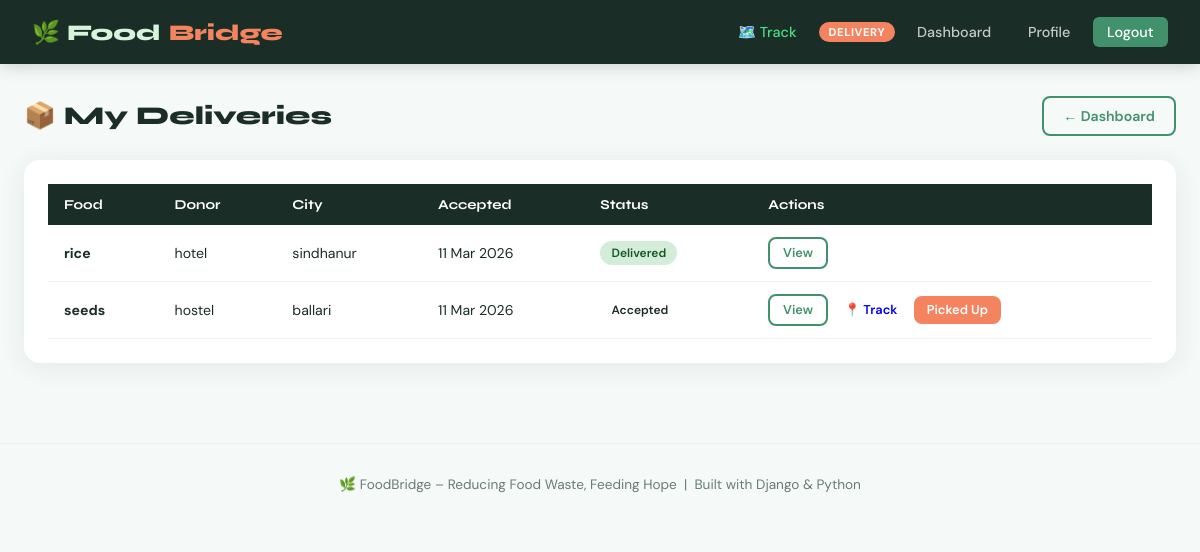
Page /delivery/my/ (signed in) on the committed database.
### core/models.py (models this page shows, shortened)
class UserProfile(models.Model):
    ROLE_CHOICES = [
        ('donor', 'Food Donor'),
        ('delivery', 'Delivery Agent'),
        ('receiver', 'Receiver'),
    ]
    user = models.OneToOneField(User, on_delete=models.CASCADE, related_name='profile')
    role = models.CharField(max_length=20, choices=ROLE_CHOICES)
    phone = models.CharField(max_length=15, blank=True)
    address = models.TextField(blank=True)
    city = models.CharField(max_length=100, blank=True)
    pincode = models.CharField(max_length=10, blank=True)
    organization_name = models.CharField(max_length=200, blank=True)
    is_available = models.BooleanField(default=True)
    profile_pic = models.ImageField(upload_to='profiles/', blank=True, null=True)
    created_at = models.DateTimeField(auto_now_add=True)

class DeliveryRequest(models.Model):
    STATUS_CHOICES = [
        ('pending', 'Pending'),
        ('accepted', 'Accepted'),
        ('picked_up', 'Picked Up'),
        ('delivered', 'Delivered'),
        ('failed', 'Failed'),
    ]
    donation = models.OneToOneField(FoodDonation, on_delete=models.CASCADE, related_name='delivery_request')
    delivery_agent = models.ForeignKey(User, on_delete=models.CASCADE, related_name='delivery_tasks')
    status = models.CharField(max_length=20, choices=STATUS_CHOICES, default='pending')
    accepted_at = models.DateTimeField(null=True, blank=True)
    picked_up_at = models.DateTimeField(null=True, blank=True)
    delivered_at = models.DateTimeField(null=True, blank=True)
    notes = models.TextField(blank=True)
    created_at = models.DateTimeField(auto_now_add=True)
    current_latitude = models.DecimalField(max_digits=9, decimal_places=6, null=True, blank=True)
    current_longitude = models.DecimalField(max_digits=9, decimal_places=6, null=True, blank=True)
    last_location_update = models.DateTimeField(null=True, blank=True)

class FoodDonation(models.Model):
    STATUS_CHOICES = [
        ('available', 'Available'),
        ('assigned', 'Assigned to Delivery'),
        ('in_transit', 'In Transit'),
        ('delivered', 'Delivered'),
        ('expired', 'Expired'),
        ('cancelled', 'Cancelled'),
    ]
    FOOD_TYPE_CHOICES = [
        ('cooked', 'Cooked Food'),
        ('raw', 'Raw Ingredients'),
        ('packaged', 'Packaged Food'),
        ('fruits_vegetables', 'Fruits & Vegetables'),
        ('bakery', 'Bakery Items'),
        ('dairy', 'Dairy Products'),
        ('other', 'Other'),
    ]
    donor = models.ForeignKey(User, on_delete=models.CASCADE, related_name='donations')
    title = models.CharField(max_length=200)
    description = models.TextField()
    food_type = models.CharField(max_length=30, choices=FOOD_TYPE_CHOICES)
    quantity = models.CharField(max_length=100)
    serves_people = models.PositiveIntegerField(default=1)
    cooking_time = models.DateTimeField(null=True, blank=True, help_text="When was the food cooked?")
    expiry_time = models.DateTimeField()
    pickup_address = models.TextField()
    city = models.CharField(max_length=100)
    pincode = models.CharField(max_length=10)
    status = models.CharField(max_length=20, choices=STATUS_CHOICES, default='available')
    food_image = models.ImageField(upload_to='food/', blank=True, null=True)
    created_at = models.DateTimeField(auto_now_add=True)
    updated_at = models.DateTimeField(auto_now=True)
    receiver = models.ForeignKey(User, on_delete=models.SET_NULL, null=True, blank=True,
                                  related_name='received_donations')
    delivery_agent = models.ForeignKey(User, on_delete=models.SET_NULL, null=True, blank=True,
                                        related_name='deliveries')
    class Meta:
        ordering = ['-created_at']

### core/views.py (the view)
# urls.py: path('delivery/my/', views.my_deliveries, name='my_deliveries'),
@login_required
def my_deliveries(request):
    if request.user.profile.role != 'delivery':
        return redirect('dashboard')
    deliveries = DeliveryRequest.objects.filter(delivery_agent=request.user)
    return render(request, 'core/my_deliveries.html', {'deliveries': deliveries})

### core/templates/core/my_deliveries.html (shortened to what this page needs)
{% extends 'core/base.html' %}
{% block content %}
<div class="page-header">
    <h1>📦 My Deliveries</h1>
    <a href="{% url 'delivery_dashboard' %}" class="btn btn-outline">← Dashboard</a>
</div>
<div class="card">
    {% if deliveries %}
    <div class="table-wrap">
        <table>
            <thead><tr><th>Food</th><th>Donor</th><th>City</th><th>Accepted</th><th>Status</th><th>Actions</th></tr></thead>
            <tbody>
            {% for dr in deliveries %}
            <tr>
                <td><strong>{{ dr.donation.title }}</strong></td>
                <td>{{ dr.donation.donor.profile.organization_name|default:dr.donation.donor.get_full_name }}</td>
                <td>{{ dr.donation.city }}</td>
                <td>{{ dr.accepted_at|date:"d M Y" }}</td>
                <td><span class="badge badge-{{ dr.status }}">{{ dr.get_status_display }}</span></td>
                <td>
                    <a href="{% url 'donation_detail' dr.donation.pk %}" class="btn btn-outline btn-sm">View</a>
                    {% if dr.status == 'accepted' or dr.status == 'picked_up' %}
                        <a href="{% url 'tracker_delivery' dr.pk %}" class="btn btn-success btn-sm">📍 Track</a>
                    {% endif %}
                    {% if dr.status == 'accepted' %}
                        <form method="post" action="{% url 'update_delivery_status' dr.pk %}" style="display:inline;">
                            <button class="btn btn-orange btn-sm">Picked Up</button>
                        </form>
                    {% elif dr.status == 'picked_up' %}
                        <form method="post" action="{% url 'update_delivery_status' dr.pk %}" style="display:inline;">
                            {% csrf_token %}<input type="hidden" name="status" value="delivered">
                            <button class="btn btn-primary btn-sm">Delivered</button>
                        </form>
                    {% endif %}
                </td>
            </tr>
            {% endfor %}
            </tbody>
        </table>
    </div>
    {% else %}
    <div class="empty-state">
        <div class="empty-icon">📦</div>
        <p>No deliveries yet. Accept a delivery to get started!</p>
    </div>
    {% endif %}
</div>
{% endblock %}

### core/templates/core/base.html (shortened to what this page needs)
<!DOCTYPE html>
<html lang="en">
<head>
</head>
<body>
<nav>
    <a class="nav-brand" href="{% url 'home' %}">🌿 Food<span>Bridge</span></a>
    <div class="nav-links">
        <a href="{% url 'tracker' %}" style="color: #4ade80;">🗺️ Track</a>
        {% if user.is_authenticated %}
            <span class="nav-role-badge">{{ user.profile.role }}</span>
            <a href="{% url 'dashboard' %}">Dashboard</a>
            <a href="{% url 'profile' %}">Profile</a>
            <a href="{% url 'logout' %}" class="btn-nav">Logout</a>
        {% else %}
            <a href="{% url 'login' %}">Login</a>
            <a href="{% url 'register' %}" class="btn-nav">Register</a>
        {% endif %}
    </div>
</nav>
<main>
    {% block content %}{% endblock %}
</main>
<footer>
    🌿 FoodBridge – Reducing Food Waste, Feeding Hope &nbsp;|&nbsp; Built with Django &amp; Python
</footer>
</body>
</html>

### core/templates/core/base.html (style rules this page uses)
:root { --green: #2d6a4f; --green-light: #40916c; --green-pale: #d8f3dc; --orange: #f4845f; --orange-light: #f9c784; --cream: #fefae0; --dark: #1b2d27; --gray: #6b7b74; --white: #ffffff; --shadow: 0 4px 24px rgba(45,106,79,0.10); }
* { margin: 0; padding: 0; box-sizing: border-box; }
body { font-family: 'DM Sans', sans-serif; background: #f5f9f7; color: var(--dark); min-height: 100vh; }
nav { background: var(--dark); padding: 0 2rem; display: flex; align-items: center; justify-content: space-between; height: 64px; position: sticky; top: 0; z-index: 100; box-shadow: 0 2px 16px rgba(0,0,0,0.18); }
.nav-brand { font-family: 'Syne', sans-serif; font-size: 1.4rem; font-weight: 800; color: var(--green-pale); text-decoration: none; display: flex; align-items: center; gap: 0.5rem; }
.nav-brand span { color: var(--orange); }
.nav-links { display: flex; align-items: center; gap: 0.5rem; }
.nav-links a { color: rgba(255,255,255,0.75); text-decoration: none; padding: 0.4rem 0.9rem; border-radius: 6px; font-size: 0.9rem; font-weight: 500; transition: all 0.2s; }
.nav-links a.btn-nav { background: var(--green-light); color: #fff; }
.nav-role-badge { background: var(--orange); color: #fff; font-size: 0.7rem; font-weight: 700; padding: 0.2rem 0.6rem; border-radius: 20px; text-transform: uppercase; letter-spacing: 0.05em; }
main { max-width: 1200px; margin: 0 auto; padding: 2rem 1.5rem; }
.card { background: var(--white); border-radius: 16px; padding: 1.5rem; box-shadow: var(--shadow); }
.btn { display: inline-flex; align-items: center; gap: 0.4rem; padding: 0.55rem 1.2rem; border-radius: 8px; font-weight: 600; font-size: 0.88rem; cursor: pointer; border: none; text-decoration: none; transition: all 0.2s; font-family: 'DM Sans', sans-serif; }
.btn-orange { background: var(--orange); color: #fff; }
.btn-outline { background: transparent; border: 2px solid var(--green-light); color: var(--green-light); }
.btn-sm { padding: 0.35rem 0.8rem; font-size: 0.8rem; }
.badge { display: inline-block; padding: 0.25rem 0.7rem; border-radius: 20px; font-size: 0.75rem; font-weight: 600; }
.badge-delivered { background: #d4edda; color: #155724; }
.page-header { display: flex; align-items: center; justify-content: space-between; margin-bottom: 1.5rem; }
.page-header h1 { font-family: 'Syne', sans-serif; font-size: 1.6rem; font-weight: 800; }
.table-wrap { overflow-x: auto; }
table { width: 100%; border-collapse: collapse; }
th { background: var(--dark); color: #fff; padding: 0.75rem 1rem; text-align: left; font-family: 'Syne', sans-serif; font-size: 0.85rem; }
td { padding: 0.75rem 1rem; border-bottom: 1px solid #eef4f0; font-size: 0.88rem; }
footer { text-align: center; padding: 2rem; color: var(--gray); font-size: 0.85rem; border-top: 1px solid #e8f0ec; margin-top: 3rem; }

### rows in the picture
DeliveryRequest: donation "rice", donation.donor.profile.organization_name "hotel", donation.city "sindhanur", accepted_at "11 Mar 2026", status "Delivered"
DeliveryRequest: donation "seeds", donation.donor.profile.organization_name "hostel", donation.city "ballari", accepted_at "11 Mar 2026", status "Accepted", shows "📍 Track", shows "Picked Up"

### other values in the picture
{{ user.profile.role }} "DELIVERY"
